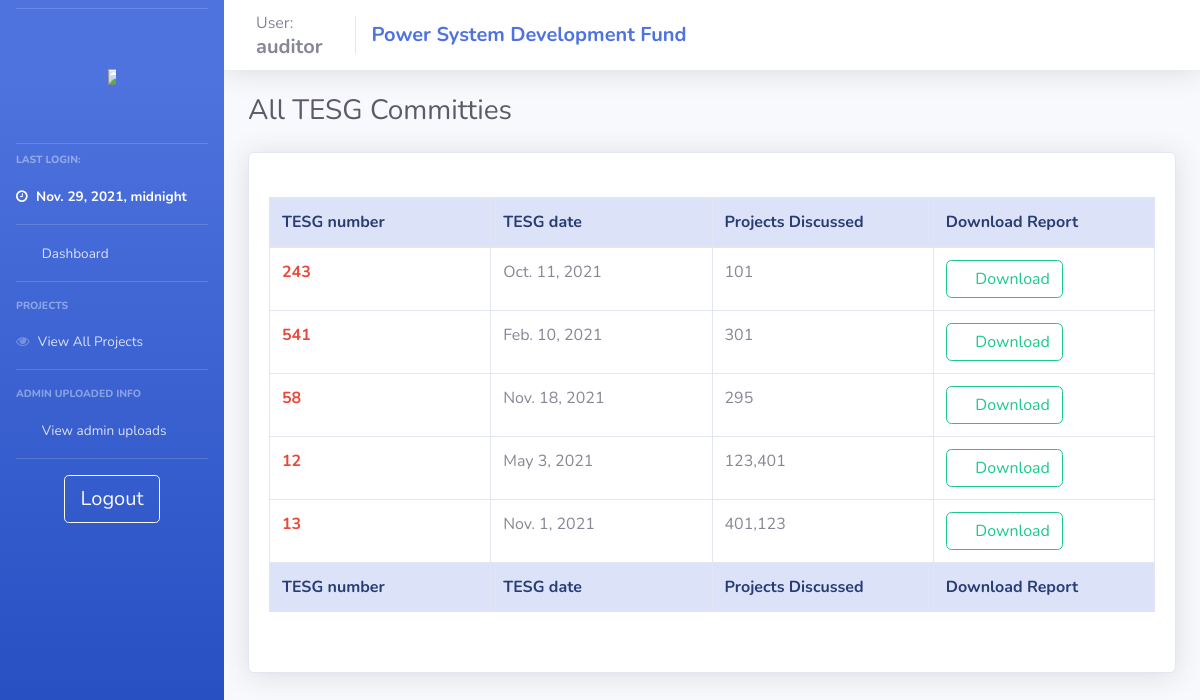
The app's page /auditor_view_TESGs/ (signed in), older data.
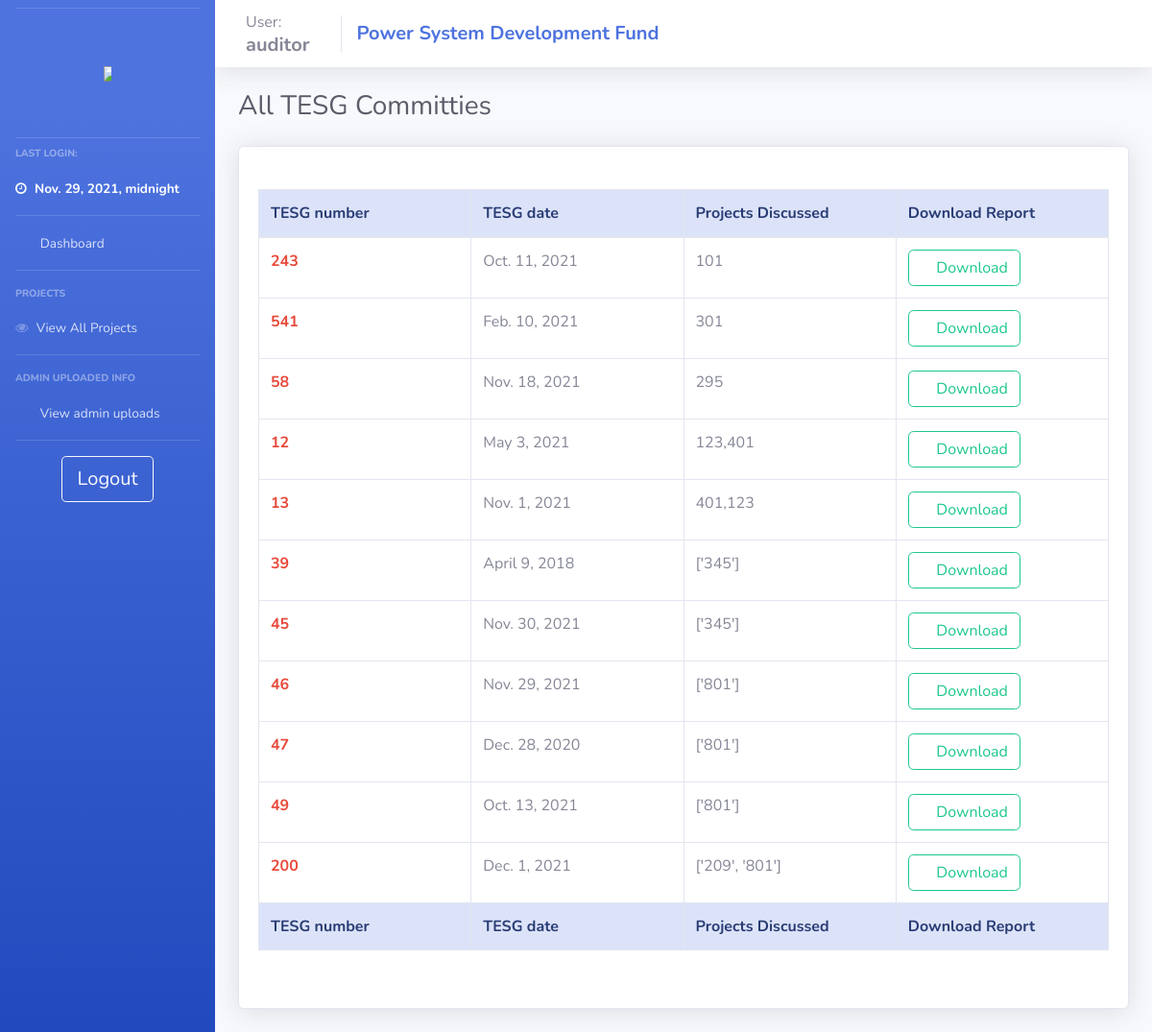
The same page, newer data.
### psdf_main/models.py (models this page shows)
class TESG_admin(models.Model):
    TESG_no = models.IntegerField(null=False, unique=True)
    filepath = models.TextField(null=True)
    TESG_date = models.DateField(null = True)
    projects = models.TextField(null=True)

### psdf_main/auditor_control.py (the view)
# urls.py: path('auditor_view_TESGs/', views.auditor_view_TESGs, name="auditor_view_TESGs"),
def auditor_view_TESGs(request):
    if auditoronline(request):
        context = full_auditor_context(request)
        context['tesgs'] = TESG_admin.objects.all()
        context['adt'] = '1'
        return render(request, 'psdf_main/_auditor_view_tesgs.html', context)
    else:
        return oops(request)

### psdf_main/helpers.py (called while the page is built)
def auditoronline(request):
    if (request.session.has_key('auditor')):
        return True
    else:
        return False

def full_auditor_context(request):
    if auditoronline(request):
        context = {'user':userDetails('auditor')}
        context['pending_projects'] = temp_projects.objects.all()
        context['all_projs'] = projects.objects.all()
        context['tesgs'] = TESG_admin.objects.all()
        context['apprs'] = Appraisal_admin.objects.all()
        context['monis'] = Monitoring_admin.objects.all()
        return context
    else:
        return {}

### psdf_main/templates/psdf_main/_auditor_view_tesgs.html (shortened to what this page needs)
{% extends 'psdf_main/includes/auditor_layout.html'%} {% load static %} {% block body %}
<div class="d-sm-flex align-items-center justify-content-between mb-4">
    <h1 class="h3 mb-0 text-gray-800">All TESG Committies</h1>
</div>
<div class="row">
    <div class="col-lg-12">
        <div class="card shadow mb-4">
            <div class="card-body">
                <br>
                <div class="table-responsive">
                    <table class="table table-bordered table-hover" id="dataTable" width="100%" cellspacing="0" style="table-layout: fixed;
                    width: 100%;">
                        <thead class="alert-primary">
                            <tr>
                                <th>TESG number</th>
                                <th>TESG date</th>
                                <th>Projects Discussed</th>
                                <th>Download Report</th>
                            </tr>
                        </thead>
                        <tfoot class="alert-primary">
                            <tr>
                                <th>TESG number</th>
                                <th>TESG date</th>
                                <th>Projects Discussed</th>
                                <th>Download Report</th>
                            </tr>
                        </tfoot>
                        <tbody>
                            {% if not tesgs %}
                            <tr>
                                <td>Not Available</td>
                                <td>Not Available</td>
                                <td>Not Available</td>
                                <td>Not Available</td>
                            </tr>
                            {% else %} {% for tesg in tesgs %}
                            <tr>
                                <td class="font-weight-bold text-danger">{{tesg.TESG_no}}</td>
                                <td>{{tesg.TESG_date}}</td>
                                <td>{{tesg.projects}}</td>
                                <td><a class="btn btn-outline-success" href="/download_tesg_report/{{tesg.id}}"><i class="fas fa-download"></i> Download </a></td>
                            </tr>
                            {% endfor %} {% endif %}
                        </tbody>
                    </table><br>
                </div>
            </div>
        </div>
    </div>
</div>
{% endblock %}

Row changes from the older to the newer data that the page shows:
added TESG_admin: TESG_no "39", TESG_date "April 9, 2018", projects "['345']"
added TESG_admin: TESG_no "45", TESG_date "Nov. 30, 2021", projects "['345']"
added TESG_admin: TESG_no "46", TESG_date "Nov. 29, 2021", projects "['801']"
added TESG_admin: TESG_no "47", TESG_date "Dec. 28, 2020", projects "['801']"
added TESG_admin: TESG_no "49", TESG_date "Oct. 13, 2021", projects "['801']"
added TESG_admin: TESG_no "200", TESG_date "Dec. 1, 2021", projects "['209', '801']"
